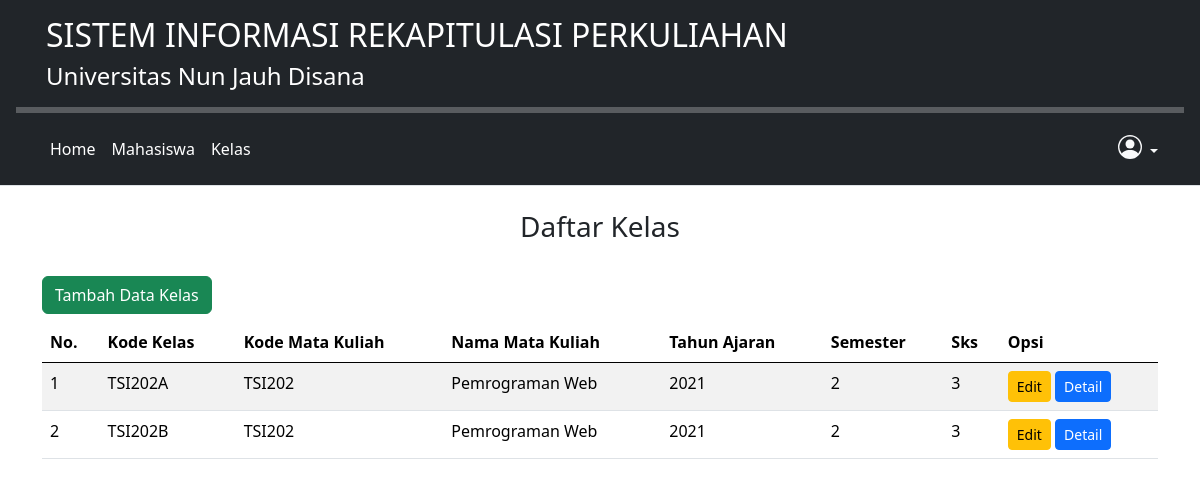
Page /kelasadmin.php (signed in) on the committed database.
### tables this page shows
CREATE TABLE `kelas` (
  `kelas_id` int(11) NOT NULL,
  `kode_kelas` varchar(50) NOT NULL,
  `kode_matkul` varchar(50) NOT NULL,
  `nama_matkul` varchar(50) NOT NULL,
  `tahun` int(11) NOT NULL,
  `semester` int(11) NOT NULL,
  `sks` int(11) NOT NULL
);

### kelasadmin.php (the view, shortened to what this page needs)
<?php
include('database.php');
require_once "_headeradmin.php";
?>
<div class="container">
	<div class="row">
		<div class="col text-center my-4">
			<h3>Daftar Kelas</h3>
		</div>
	</div>
	<div class="row">
		<div class="col">
			<a href="kelasadmin_tambah.php" class="btn btn-success mb-2">Tambah Data Kelas</a>
		</div>
	</div>
	<div class="row">
		<div class="col">
			<table class="table table-striped">
				<thead>
					<tr>
						<th>No.</th>
						<th>Kode Kelas</th>
						<th>Kode Mata Kuliah</th>
						<th>Nama Mata Kuliah</th>
						<th>Tahun Ajaran</th>
						<th>Semester</th>
						<th>Sks</th>
						<th>Opsi</th>
					</tr>
				</thead>
				<tbody>
					<?php $i = 1; ?>
					<?php
					$data = mysqli_query($db, "SELECT * FROM kelas ORDER BY tahun DESC , semester DESC ");
					while ($row = mysqli_fetch_array($data)) {
					?>
						<tr>
							<td><?php echo $i++; ?></td>
							<td><?php echo $row['kode_kelas']; ?></td>
							<td><?php echo $row['kode_matkul']; ?></td>
							<td><?php echo $row['nama_matkul']; ?></td>
							<td><?php echo $row['tahun']; ?></td>
							<td><?php echo $row['semester']; ?></td>
							<td><?php echo $row['sks']; ?></td>
							<td>
								<a href="kelasadmin_edit.php?kelas_id=<?= $row['kelas_id']; ?>" class="btn btn-warning btn-sm">Edit</a>
								<a href="detail_kelas.php?kelas_id=<?= $row['kelas_id']; ?>" class="btn btn-primary btn-sm">Detail</a>
							</td>
						</tr>
					<?php
					}
					?>
				</tbody>
			</table>
		</div>
	</div>
</div>

### style.css (style rules this page uses)
body { background-color: rgba(255, 255, 255, 0.979); }

### rows in the picture
kelas: kode_kelas "TSI202A", kode_matkul "TSI202", nama_matkul "Pemrograman Web", tahun "2021", semester "2", sks "3"
kelas: kode_kelas "TSI202B", kode_matkul "TSI202", nama_matkul "Pemrograman Web", tahun "2021", semester "2", sks "3"
